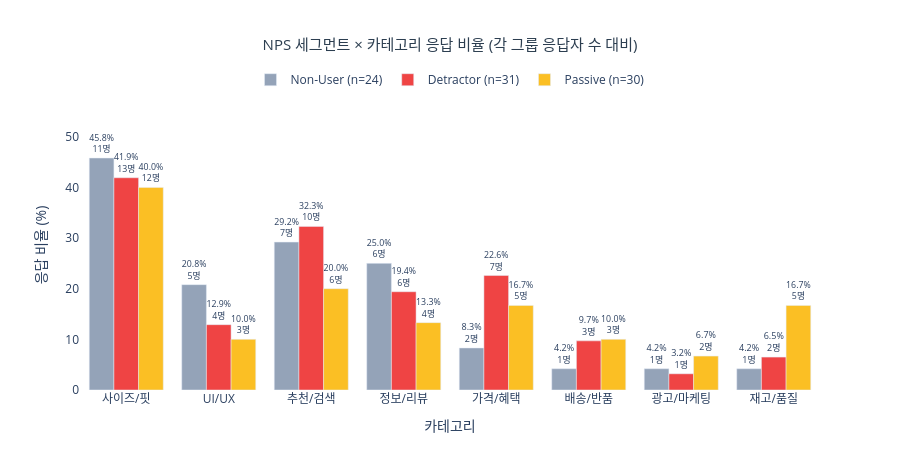

Write notebook code for a chart like this one.
### Code cell
# 그룹 × 카테고리 비율 — 세로 그룹 막대 (Promoter n=7은 표본이 작아 막대에서 분리, 사례로만 해석)
MAIN_GROUPS = ['Non-User', 'Detractor', 'Passive']

fig = go.Figure()
for grp in MAIN_GROUPS:
    fig.add_trace(go.Bar(
        name=f'{grp} (n={group_sizes[grp]})',
        x=CAT_ORDER,
        y=cross_pct.loc[grp],
        text=[f'{cross_pct.loc[grp, c]}%<br>{cross_mat.loc[grp, c]}명' for c in CAT_ORDER],
        textposition='outside',
        textfont=dict(size=9),
        marker_color=GROUP_COLOR[grp],
    ))

fig.update_layout(
    title=dict(text='NPS 세그먼트 × 카테고리 응답 비율 (각 그룹 응답자 수 대비)',
               x=0.5, xanchor='center', font=dict(size=15, color='#2c3e50')),
    xaxis_title='카테고리', yaxis_title='응답 비율 (%)',
    barmode='group',
    yaxis=dict(range=[0, cross_pct.loc[MAIN_GROUPS].values.max() * 1.25]),
    plot_bgcolor='white', height=470,
    legend=dict(orientation='h', yanchor='bottom', y=1.02, xanchor='center', x=0.5),
)
fig.show()

### Figure 1 — Plotly figure (JSON) as saved in the notebook; plotly's stock layout.template omitted (floating-point values rounded to 4 significant figures)
{"data": [{"marker": {"color": "#94A3B8"}, "name": "Non-User (n=24)", "text": ["45.8%<br>11명", "20.8%<br>5명", "29.2%<br>7명", "25.0%<br>6명", "8.3%<br>2명", "4.2%<br>1명", "4.2%<br>1명", "4.2%<br>1명"], "textfont": {"size": 9}, "textposition": "outside", "type": "bar", "x": ["사이즈/핏", "UI/UX", "추천/검색", "정보/리뷰", "가격/혜택", "배송/반품", "광고/마케팅", "재고/품질"], "y": [45.8, 20.8, 29.2, 25.0, 8.3, 4.2, 4.2, 4.2]}, {"marker": {"color": "#EF4444"}, "name": "Detractor (n=31)", "text": ["41.9%<br>13명", "12.9%<br>4명", "32.3%<br>10명", "19.4%<br>6명", "22.6%<br>7명", "9.7%<br>3명", "3.2%<br>1명", "6.5%<br>2명"], "textfont": {"size": 9}, "textposition": "outside", "type": "bar", "x": ["사이즈/핏", "UI/UX", "추천/검색", "정보/리뷰", "가격/혜택", "배송/반품", "광고/마케팅", "재고/품질"], "y": [41.9, 12.9, 32.3, 19.4, 22.6, 9.7, 3.2, 6.5]}, {"marker": {"color": "#FBBF24"}, "name": "Passive (n=30)", "text": ["40.0%<br>12명", "10.0%<br>3명", "20.0%<br>6명", "13.3%<br>4명", "16.7%<br>5명", "10.0%<br>3명", "6.7%<br>2명", "16.7%<br>5명"], "textfont": {"size": 9}, "textposition": "outside", "type": "bar", "x": ["사이즈/핏", "UI/UX", "추천/검색", "정보/리뷰", "가격/혜택", "배송/반품", "광고/마케팅", "재고/품질"], "y": [40.0, 10.0, 20.0, 13.3, 16.7, 10.0, 6.7, 16.7]}], "layout": {"barmode": "group", "height": 470, "legend": {"orientation": "h", "x": 0.5, "xanchor": "center", "y": 1.02, "yanchor": "bottom"}, "plot_bgcolor": "white", "title": {"font": {"color": "#2c3e50", "size": 15}, "text": "NPS 세그먼트 × 카테고리 응답 비율 (각 그룹 응답자 수 대비)", "x": 0.5, "xanchor": "center"}, "xaxis": {"title": {"text": "카테고리"}}, "yaxis": {"range": [0, 57.25], "title": {"text": "응답 비율 (%)"}}}}
